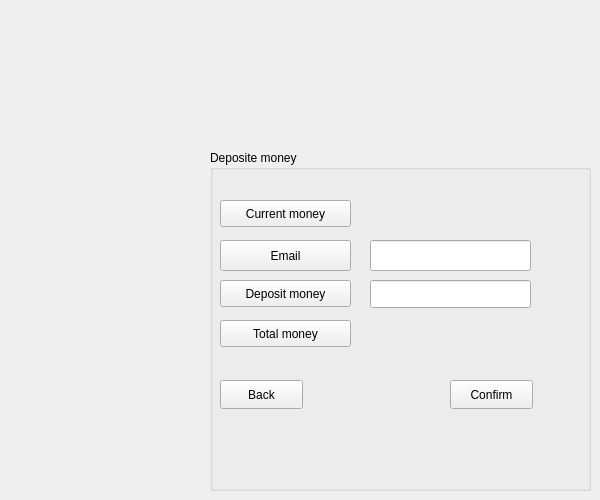
    <widget class="QWidget" name="Dep_Money">
     <widget class="QGroupBox" name="groupBox_4">
      <property name="geometry">
       <rect>
        <x>210</x>
        <y>150</y>
        <width>381</width>
        <height>341</height>
       </rect>
      </property>
      <property name="title">
       <string>Deposite money</string>
      </property>
      <widget class="QToolButton" name="toolButton_16">
       <property name="geometry">
        <rect>
         <x>10</x>
         <y>50</y>
         <width>131</width>
         <height>27</height>
        </rect>
       </property>
       <property name="text">
        <string>Current money</string>
       </property>
      </widget>
      <widget class="QToolButton" name="toolButton_18">
       <property name="geometry">
        <rect>
         <x>10</x>
         <y>130</y>
         <width>131</width>
         <height>27</height>
        </rect>
       </property>
       <property name="text">
        <string>Deposit money</string>
       </property>
      </widget>
      <widget class="QToolButton" name="toolButton_20">
       <property name="geometry">
        <rect>
         <x>10</x>
         <y>170</y>
         <width>131</width>
         <height>27</height>
        </rect>
       </property>
       <property name="text">
        <string>Total money</string>
       </property>
      </widget>
      <widget class="QPushButton" name="pushButton_19">
       <property name="geometry">
        <rect>
         <x>240</x>
         <y>230</y>
         <width>83</width>
         <height>29</height>
        </rect>
       </property>
       <property name="text">
        <string>Confirm</string>
       </property>
      </widget>
      <widget class="QPushButton" name="pushButton_48">
       <property name="geometry">
        <rect>
         <x>10</x>
         <y>230</y>
         <width>83</width>
         <height>29</height>
        </rect>
       </property>
       <property name="text">
        <string>Back</string>
       </property>
      </widget>
      <widget class="QLabel" name="label">
       <property name="geometry">
        <rect>
         <x>160</x>
         <y>50</y>
         <width>151</width>
         <height>31</height>
        </rect>
       </property>
       <property name="text">
        <string/>
       </property>
      </widget>
      <widget class="QLineEdit" name="lineEdit_10">
       <property name="geometry">
        <rect>
         <x>160</x>
         <y>130</y>
         <width>161</width>
         <height>28</height>
        </rect>
       </property>
      </widget>
      <widget class="QLabel" name="label_2">
       <property name="geometry">
        <rect>
         <x>160</x>
         <y>170</y>
         <width>161</width>
         <height>31</height>
        </rect>
       </property>
       <property name="text">
        <string/>
       </property>
      </widget>
      <widget class="QToolButton" name="toolButton_12">
       <property name="geometry">
        <rect>
         <x>10</x>
         <y>90</y>
         <width>131</width>
         <height>31</height>
        </rect>
       </property>
       <property name="text">
        <string>Email</string>
       </property>
      </widget>
      <widget class="QLineEdit" name="lineEdit">
       <property name="geometry">
        <rect>
         <x>160</x>
         <y>90</y>
         <width>161</width>
         <height>31</height>
        </rect>
       </property>
      </widget>
     </widget>
    </widget>
